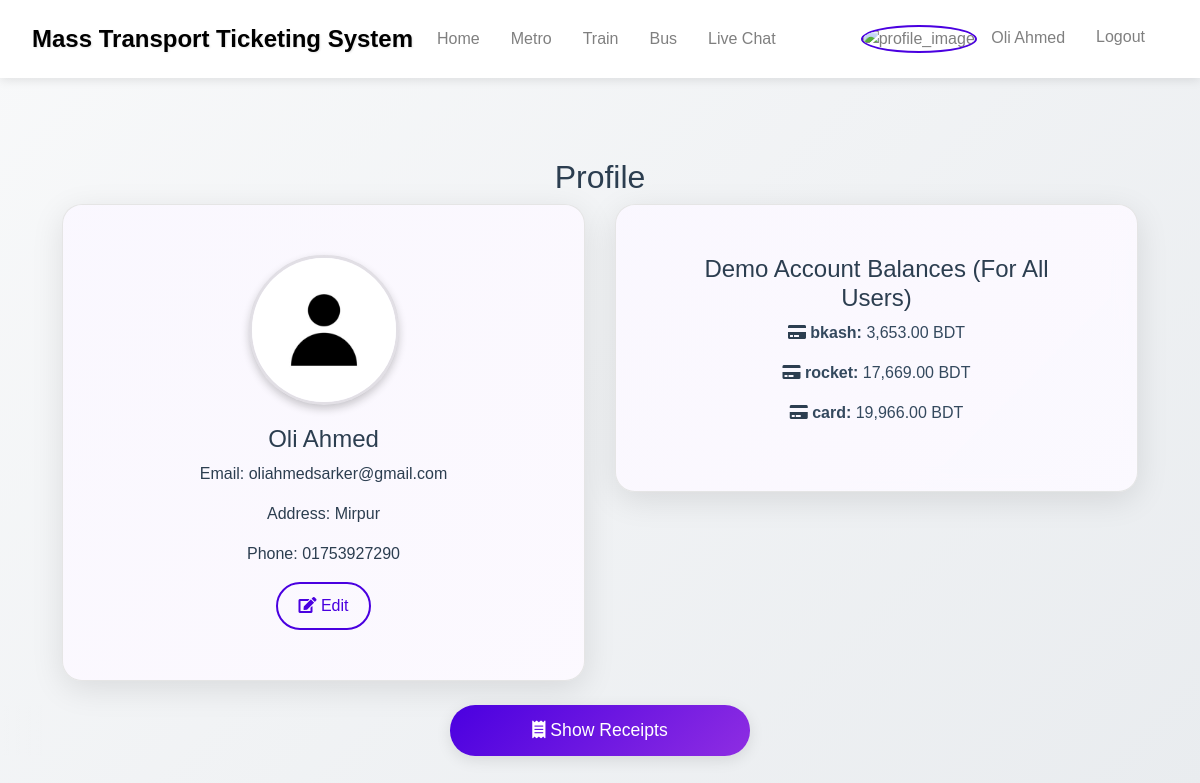
/profile.php (signed in), run on an earlier commit of the app's database.
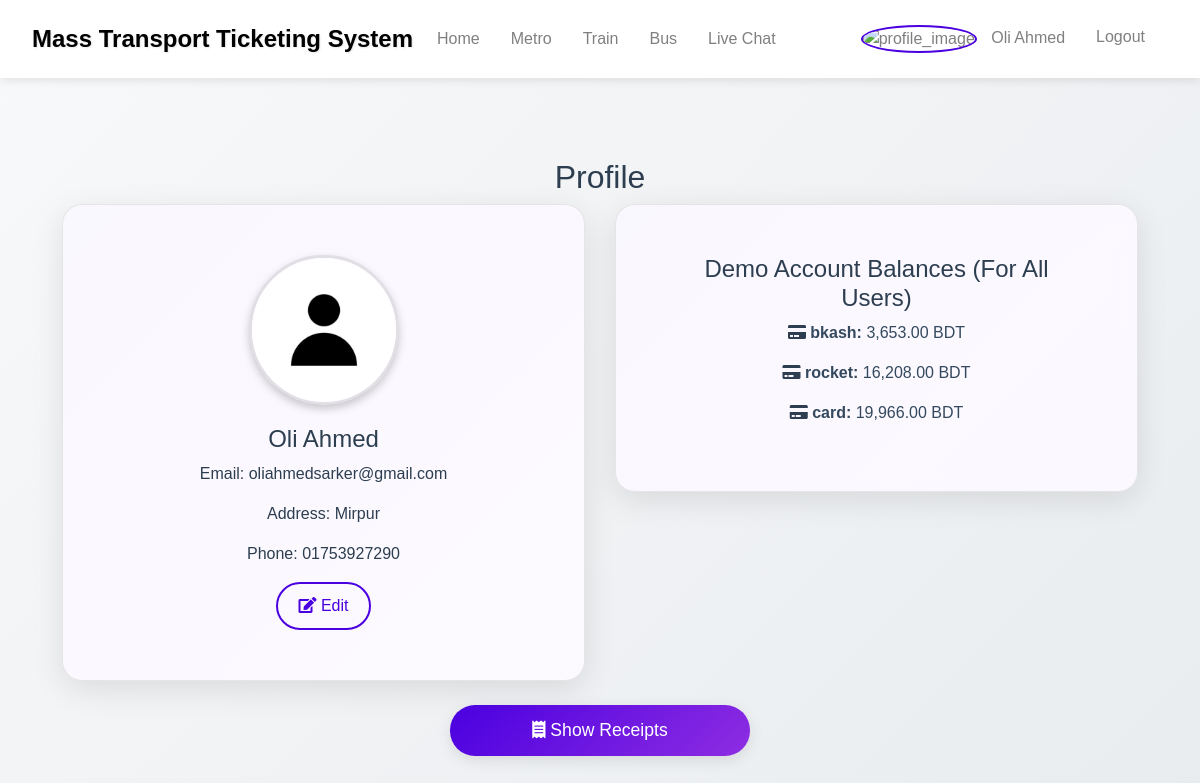
And on a later commit of the database.
### tables this page shows
CREATE TABLE `users` (
  `id` int(11) NOT NULL,
  `email` varchar(255) NOT NULL,
  `password` varchar(255) NOT NULL,
  `google_id` varchar(255) DEFAULT NULL,
  `name` varchar(255) DEFAULT NULL,
  `profile_image` varchar(255) DEFAULT NULL,
  `phone` varchar(20) DEFAULT NULL,
  `Address` varchar(255) NOT NULL
);

CREATE TABLE `demo_accounts` (
  `id` int(11) NOT NULL,
  `account_type` varchar(255) NOT NULL,
  `account_number` varchar(20) NOT NULL,
  `pin` varchar(10) NOT NULL,
  `balance` decimal(10,2) NOT NULL
);

### profile.php (the view, shortened to what this page needs)
<?php
include 'db.php';
$user_id = $_SESSION['user_id'];
$stmt = $conn1->prepare("SELECT name, email, profile_image, address, phone FROM users WHERE id = ?");
$stmt->bind_param("i", $user_id);
$stmt->execute();
$stmt->bind_result($username, $email, $profile_image, $address, $phone_number);
$balances = [];
$stmt = $conn1->prepare("SELECT account_type, balance FROM demo_accounts");
$stmt->execute();
$stmt->bind_result($accountType, $balance);
while ($stmt->fetch()) {
    $balances[] = [
        'account_type' => $accountType,
        'balance' => $balance
    ];
}
?>
<!DOCTYPE html>
<html lang="en">
<head>
    <link href="https://stackpath.bootstrapcdn.com/bootstrap/4.5.2/css/bootstrap.min.css" rel="stylesheet">
    <link href="https://cdnjs.cloudflare.com/ajax/libs/font-awesome/5.15.3/css/all.min.css" rel="stylesheet">
</head>
<body>
    <?php include 'nav.php'; ?>
    <div class="container">
        <h2 class="text-center mt-5">Profile</h2>
        <div class="row">
            <div class="col-md-6">
                <div class="card mb-4 profile-card">
                    <div class="card-body text-center" id="profile-info">
                        <?php if ($profile_image): ?>
                            <img src="<?php echo $profile_image; ?>" class="profile-image" alt="Profile Image">
                        <?php else: ?>
                            <img src="images/default_profile_account_photo.jpg" class="profile-image" alt="Default Profile Image">
                        <?php endif; ?>
                        <h4><?php echo htmlspecialchars($username); ?></h4>
                        <p>Email: <?php echo htmlspecialchars($email); ?></p>
                        <p>Address: <?php echo htmlspecialchars($address); ?></p>
                        <p>Phone: <?php echo htmlspecialchars($phone_number); ?></p>
                        <button class="btn btn-light" onclick="toggleEditForm()"><i class="fas fa-edit"></i> Edit</button>
                    </div>
                </div>
            </div>
            <div class="col-md-6">
                <div class="card mb-4 balance-card">
                    <div class="card-body text-center">
                        <h4>Demo Account Balances (For All Users)</h4>
                        <?php foreach ($balances as $balance): ?>
                            <p>
                                <i class="<?php echo $balance['account_type'] === 'bKash' ? 'fas fa-mobile-alt' : ($balance['account_type'] === 'Rocket' ? 'fas fa-wallet' : 'fas fa-credit-card'); ?>"></i>
                                <strong><?php echo htmlspecialchars($balance['account_type']); ?>:</strong>
                                <?php echo number_format($balance['balance'], 2); ?> BDT
                            </p>
                        <?php endforeach; ?>
                    </div>
                </div>
            </div>
            <div class="col-md-12 text-center">
                <button class="btn btn-toggle btn-block mx-auto" style="max-width: 300px;" onclick="toggleReceipts()">
                    <i class="fas fa-receipt"></i> Show Receipts
                </button>
            </div>
        </div>
    </div>
</body>
</html>

### nav.php (shortened to what this page needs)
<nav class="navbar navbar-expand-lg navbar-light" id="navbar">
  <a class="navbar-brand" href="index.php" id="navbarTitle">Mass Transport Ticketing System</a>
  <div class="collapse navbar-collapse" id="navbarNav">
    <ul class="navbar-nav mr-auto">
      <li class="nav-item <?php echo basename($_SERVER['PHP_SELF']) == 'index.php' ? 'active' : ''; ?>">
        <a class="nav-link" href="index.php">Home</a>
      </li>
      <li class="nav-item <?php echo basename($_SERVER['PHP_SELF']) == 'metro.php' ? 'active' : ''; ?>">
        <a class="nav-link" href="metro.php" id="metro-link">Metro</a>
      </li>
      <li class="nav-item <?php echo basename($_SERVER['PHP_SELF']) == 'train.php' ? 'active' : ''; ?>">
        <a class="nav-link" href="train.php" id="train-link">Train</a>
      </li>
      <li class="nav-item <?php echo basename($_SERVER['PHP_SELF']) == 'bus_select_type.php' ? 'active' : ''; ?>">
        <a class="nav-link" href="bus_select_type.php" id="bus-link">Bus</a>
      </li>
      <li class="nav-item <?php echo basename($_SERVER['PHP_SELF']) == 'chat.php' ? 'active' : ''; ?>">
        <a class="nav-link" href="chat.php" id="chat-link">
          Live Chat <span id="chat-notification" class="badge badge-danger" style="display: none;">0</span>
        </a>
      </li>
    </ul>
    <ul class="navbar-nav ml-auto">
      <?php if (isset($_SESSION['user_id'])): ?>
        <li class="nav-item">
          <a class="nav-link" href="profile.php">
            <img src="<?php echo isset($_SESSION['profile_image']) ? htmlspecialchars($_SESSION['profile_image']) : 'default_profile_image.png'; ?>" alt="profile_image" class="profile-img">
            <?php echo htmlspecialchars($_SESSION['user_name']); ?>
          </a>
        </li>
        <li class="nav-item">
          <a class="nav-link" href="logout.php">Logout</a>
        </li>
      <?php endif; ?>
    </ul>
  </div>
</nav>

### profile.php (style rules this page uses)
:root { --primary-color: #4a00e0; --secondary-color: #8e2de2; --glass-bg: rgba(255, 255, 255, 0.9); --glass-border: rgba(0, 0, 0, 0.1); --glass-shadow: 0 8px 32px rgba(0, 0, 0, 0.1); --text-primary: #2c3e50; --text-secondary: #34495e; --success-color: #27ae60; --warning-color: #f39c12; --danger-color: #c0392b; --card-bg: rgba(255, 255, 255, 0.95); --hover-color: rgba(0, 0, 0, 0.05); --btn-text: #ffffff; --btn-bg: linear-gradient(135deg, var(--primary-color) 0%, var(--secondary-color) 100%); }
body { background: linear-gradient(135deg, #f8f9fa 0%, #e9ecef 100%); min-height: 100vh; font-family: 'Arial', sans-serif; color: var(--text-primary); position: relative; overflow-x: hidden; }
body::before { content: ''; position: fixed; top: 0; left: 0; width: 100%; height: 100%; background: url('images/profile_bg.jpg') center/cover no-repeat; opacity: 0.05; z-index: -1; }
.container { padding: 2rem; position: relative; z-index: 1; }
.profile-card, .balance-card { background: var(--card-bg); backdrop-filter: blur(10px); border: 1px solid var(--glass-border); border-radius: 20px; padding: 30px; box-shadow: var(--glass-shadow); transition: transform 0.3s ease, box-shadow 0.3s ease; position: relative; overflow: hidden; }
.profile-card::before, .balance-card::before { content: ''; position: absolute; top: 0; left: 0; width: 100%; height: 100%; background: linear-gradient(135deg, rgba(74, 0, 224, 0.03) 0%, rgba(142, 45, 226, 0.03) 100%); z-index: -1; }
.profile-image { width: 150px; height: 150px; border-radius: 50%; object-fit: cover; border: 3px solid var(--glass-border); box-shadow: 0 4px 8px rgba(0, 0, 0, 0.2); transition: transform 0.3s ease, box-shadow 0.3s ease; margin-bottom: 20px; }
.btn-toggle { background: var(--btn-bg); color: var(--btn-text); border: none; border-radius: 25px; padding: 12px 25px; font-size: 1.1rem; font-weight: 500; transition: all 0.3s ease; box-shadow: 0 4px 15px rgba(0, 0, 0, 0.1); }
.btn-toggle::before { content: ''; position: absolute; top: 0; left: -100%; width: 100%; height: 100%; background: linear-gradient(90deg, transparent, rgba(255, 255, 255, 0.2), transparent); transition: 0.5s; }
.btn-light { background: transparent; color: var(--primary-color); border: 2px solid var(--primary-color); border-radius: 25px; padding: 10px 20px; transition: all 0.3s ease; }
.balance-card h4 { color: var(--text-primary); }
.balance-card p { color: var(--text-secondary); }
.balance-card i { color: var(--text-primary); }

### nav.php (style rules this page uses)
:root { --navbar-bg-light: #ffffff; --navbar-bg-dark: #1a1a1a; --nav-link-light: #000000; --nav-link-dark: #ffffff; --nav-link-hover: #4a00e0; --nav-link-active: #8e2de2; --navbar-shadow: 0 2px 10px rgba(0, 0, 0, 0.1); --toggler-color: #000000; }
.navbar { background-color: var(--navbar-bg-light); transition: all 0.3s ease-in-out; box-shadow: var(--navbar-shadow); padding: 1rem 2rem; }
.navbar .nav-link { color: var(--nav-link-light); position: relative; transition: all 0.3s ease-in-out; margin-right: 15px; font-weight: 500; padding: 0.5rem 1rem; }
.navbar .nav-link::after { content: ''; position: absolute; left: 0; bottom: -5px; width: 100%; height: 3px; background: linear-gradient(90deg, var(--nav-link-hover), var(--nav-link-active)); transform: scaleX(0); transition: transform 0.3s ease-in-out; border-radius: 2px; }
.profile-img { width: 35px; height: 35px; border-radius: 50%; margin-right: 10px; border: 2px solid var(--nav-link-hover); transition: all 0.3s ease-in-out; }
#navbarTitle { color: var(--nav-link-light); font-weight: 600; font-size: 1.5rem; transition: all 0.3s ease-in-out; text-shadow: 1px 1px 2px rgba(0, 0, 0, 0.1); }

What changed in the data, as far as the page shows it:
changed demo_accounts "rocket": balance "17,669.00" → "16,208.00"
